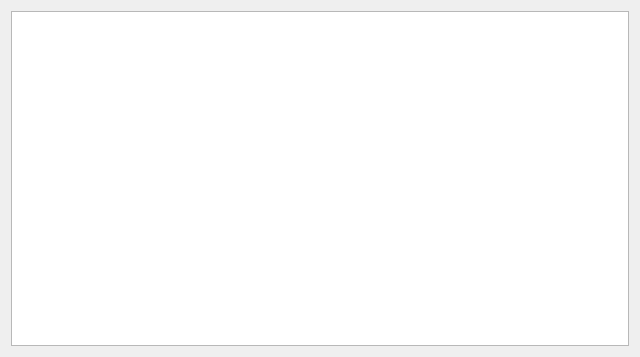
<?xml version="1.0" encoding="UTF-8"?>
<ui version="4.0">
 <class>BotInterface</class>
 <widget class="QDialog" name="BotInterface">
  <property name="geometry">
   <rect>
    <x>0</x>
    <y>0</y>
    <width>640</width>
    <height>357</height>
   </rect>
  </property>
  <property name="windowTitle">
   <string>Dialog</string>
  </property>
  <layout class="QGridLayout" name="gridLayout">
   <item row="0" column="0" colspan="2">
    <widget class="QTextEdit" name="textEdit"/>
   </item>
  </layout>
 </widget>
 <resources/>
 <connections/>
</ui>
